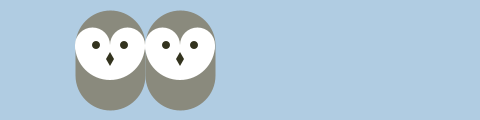
Frame 1 (no input)
Frame 60 (the mouse pressed at the canvas centre just before this capture): identical to frame 1, image omitted
Frame 120 (the mouse held since frame 60 and released just before this capture): identical to frame 1, image omitted

The Processing sketch that drew this single still picture (run headless with seeded random() and noise(); from frame 60 on, the mouse is pressed at the canvas centre):

// Processing sketch: Ex_09_04
// ── Ex_09_04.pde
//=============================================================================
// Hechura de dos búhos, cada uno por separado
// Autor: SFHM (adaptación, comentarios)
// Fecha: 2023/08/2028
//=============================================================================

//-----------------------
//---[SECCIÓN AJUSTES]---
//-----------------------
void setup() {
  size(480, 120);
}

//--------------------------------
//---[SECCIÓN DIBUJADO CÍCLICO]---
//--------------------------------
void draw() {
  background(176, 204, 226);
  
  // Búho de la izquierda
  translate(110, 110);          //
  
  stroke(138, 138, 125);
  strokeWeight(70);
  
  line(0, -35, 0, -65);         //
  noStroke();
  
  fill(255);
  ellipse(-17.5, -65, 35, 35); // 
  ellipse(17.5, -65, 35, 35);  // 
  arc(0, -65, 70, 70, 0, PI);  // 
  
  fill(51, 51, 30);
  ellipse(-14, -65, 8, 8);     // 
  ellipse(14, -65, 8, 8);      // 
  quad(0, -58, 4, -51, 0, -44, -4, -51); // 
  
  // Búho de la derecha
  // Ahora nos mevemos 70 pixeles a la derecha
  translate(70, 0);
  
  stroke(138, 138, 125);
  strokeWeight(70);
  
  line(0, -35, 0, -65);         //
  noStroke();
  
  fill(255);
  ellipse(-17.5, -65, 35, 35);  // 
  ellipse(17.5, -65, 35, 35);   // 
  arc(0, -65, 70, 70, 0, PI);   // 
  
  fill(51, 51, 30);
  ellipse(-14, -65, 8, 8);      // 
  ellipse(14, -65, 8, 8);       // 
  quad(0, -58, 4, -51, 0, -44, -4, -51); // 
}
